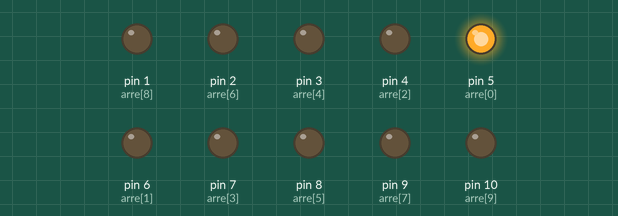
Recording of a sketch running on a simulated Arduino Uno, built with avr-gcc and run on an emulated ATmega328P. On the bench: output pins drawn as LEDs (lit = HIGH).

Above: at 0.02 s.
At 0.37 s:
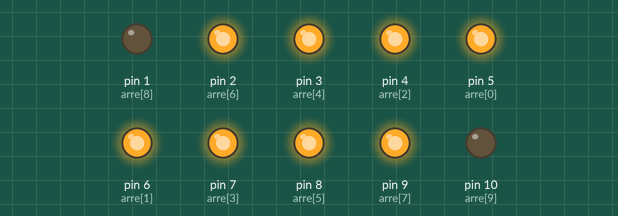
At 0.67 s:
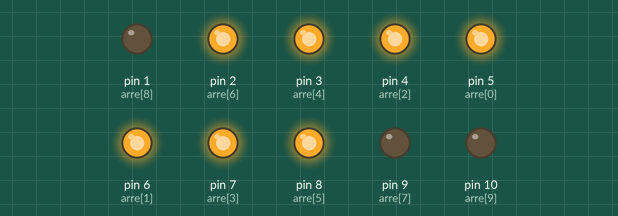
At 1.37 s:
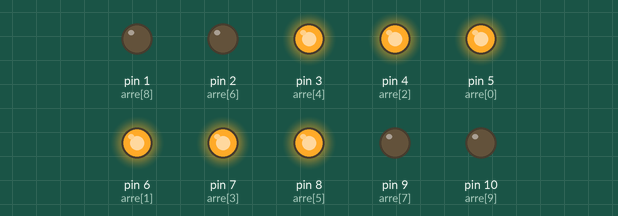
At 2.02 s:
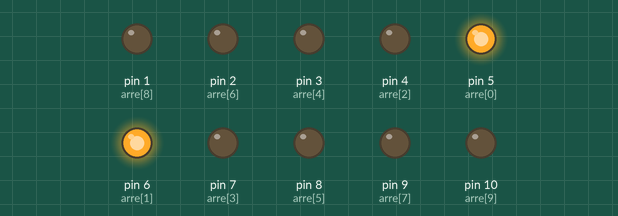
At 2.7 s:
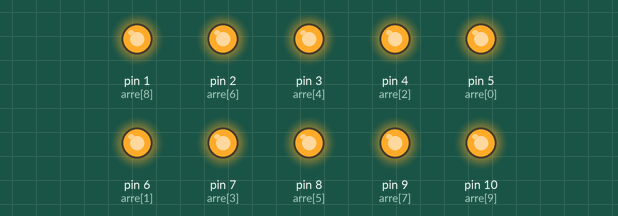
Timing chart, 0 to 3.0 s (numbered marks = the images above):
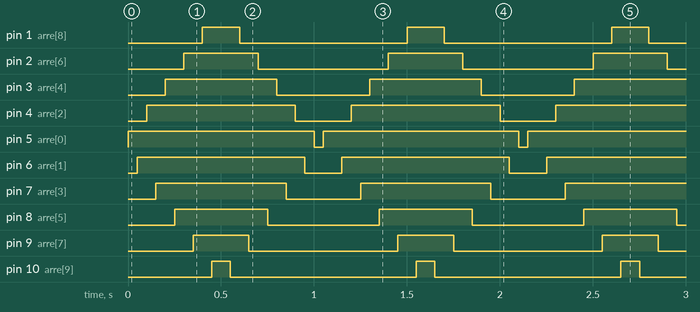

Measured:
- by itself, pin 1 (arre[8]): alternates HIGH for 0.20 s and LOW for 0.90 s
- by itself, pin 2 (arre[6]): alternates HIGH for 0.40 s and LOW for 0.70 s
- by itself, pin 3 (arre[4]): alternates HIGH for 0.60 s and LOW for 0.50 s
- by itself, pin 4 (arre[2]): alternates HIGH for 0.80 s and LOW for 0.30 s
- by itself, pin 5 (arre[0]): alternates HIGH for 1.1 s and LOW for 0.05 s
- by itself, pin 6 (arre[1]): alternates HIGH for 0.90 s and LOW for 0.20 s
- by itself, pin 7 (arre[3]): alternates HIGH for 0.70 s and LOW for 0.40 s
- by itself, pin 8 (arre[5]): alternates HIGH for 0.50 s and LOW for 0.60 s

The sketch:

Centro-fuera.ino
```cpp
byte arre[10] = {5,6,4,7,3,8,2,9,1,10}; //Se inicializa el orden de los pines en un sentido
byte noarre[10] = {10,1,9,2,8,3,7,4,6,5}; // Ahora en sentido contrario
byte padelante[10] = {1,1,1,1,1,1,1,1,1,1}; //Es la orden para encender los leds 1 por 1
byte nopadelante[10] = {0,0,0,0,0,0,0,0,0,0}; // Orden para apagarlos

void setup(){
  for(byte i=0;i<10;i++)//Contador que aumente uno en uno
  {
    pinMode(arre[i],OUTPUT);
  } /*Se utiliza el valor del contador como indice
    para avanzar en las posiciones del array*/
}

 void loop(){

   for(byte i=0;i<=10;i++)
   {
     digitalWrite(arre[i],padelante[i]);
    delay(50);
  }


   for(byte i=0;i<=10;i++)
   {
     digitalWrite(noarre[i],nopadelante[i]);
   delay(50);
 }
 }
```
